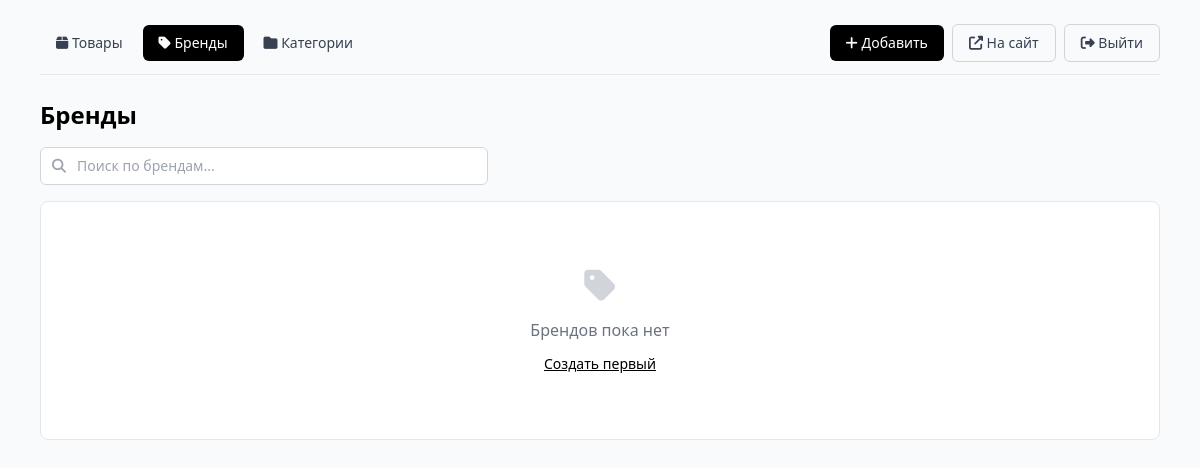
The page /admin/brands (signed in) on the database as committed earlier.
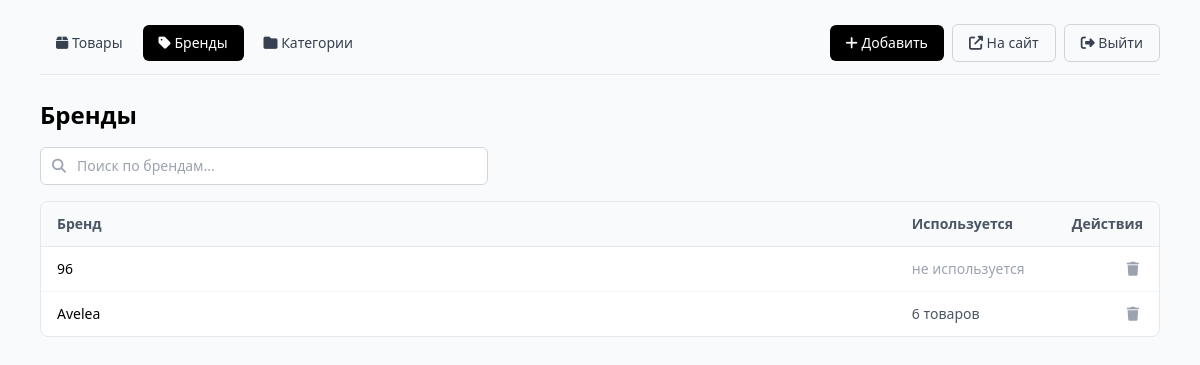
The same page on the database as committed later.
### app/models.py (models this page shows)
class Brand(Base):
    __tablename__ = "brands"
    id = Column(Integer, primary_key=True, index=True)
    name = Column(String(100), unique=True, nullable=False, index=True)

### app/main.py (the view)
@app.get("/admin/brands", response_class=HTMLResponse)
async def admin_brands(request: Request, db: Session = Depends(get_db), _: bool = Depends(require_admin)):
    brands = db.query(Brand).order_by(Brand.name).all()
    counts = {}
    for (b,) in db.query(Product.brand).all():
        if b:
            counts[b] = counts.get(b, 0) + 1
    return admin_templates.TemplateResponse("brands.html", {
        "request": request,
        "brands": brands,
        "counts": counts,
    })

### app/templates/admin/brands.html (shortened to what this page needs)
{% extends "base.html" %}
{% block admin_action %}
<button type="button" onclick="openCreateDialog()"
        class="bg-black text-white px-4 py-2 rounded-md hover:opacity-90 text-sm">
    <i class="fas fa-plus"></i> Добавить
</button>
{% endblock %}
{% block admin_content %}
<h1 class="text-2xl font-semibold mb-4">Бренды</h1>
<div class="relative mb-4 max-w-md">
    <i class="fas fa-search absolute left-3 top-1/2 -translate-y-1/2 text-gray-400 text-sm"></i>
    <input type="search" id="search-input" placeholder="Поиск по брендам..."
           autocomplete="off"
           oninput="filterRows()"
           class="w-full border border-gray-300 rounded-md pl-9 pr-3 py-2 text-sm focus:outline-none focus:ring-2 focus:ring-black">
</div>
{% if brands %}
<div class="bg-white border border-gray-200 rounded-lg overflow-hidden">
    <table class="w-full text-sm">
        <thead class="bg-gray-50 border-b border-gray-200 text-left text-gray-600">
            <tr>
                <th class="px-4 py-3">Бренд</th>
                <th class="px-4 py-3 w-40">Используется</th>
                <th class="px-4 py-3 w-24 text-right">Действия</th>
            </tr>
        </thead>
        <tbody>
            {% for b in brands %}
            <tr class="border-b border-gray-100 last:border-0 hover:bg-gray-50 row-item"
                data-name="{{ b.name|lower }}">
                <td class="px-4 py-2 font-medium">{{ b.name }}</td>
                <td class="px-4 py-2 text-gray-600">
                    {% set n = counts.get(b.name, 0) %}
                    {% if n %}
                        {{ n }} {{ "товар" if n == 1 else ("товара" if n < 5 else "товаров") }}
                    {% else %}
                        <span class="text-gray-400">не используется</span>
                    {% endif %}
                </td>
                <td class="px-4 py-2 text-right">
                    <form method="post" action="/admin/brands/{{ b.id }}/delete"
                          onsubmit="return confirm('Удалить бренд «{{ b.name }}»? У всех товаров бренд станет пустым.');"
                          class="inline">
                        <button type="submit"
                                class="text-gray-400 hover:text-red-500 p-1" title="Удалить">
                            <i class="fas fa-trash"></i>
                        </button>
                    </form>
                </td>
            </tr>
            {% endfor %}
        </tbody>
    </table>
</div>
{% else %}
<div class="text-center py-16 bg-white border border-gray-200 rounded-lg">
    <i class="fas fa-tag text-4xl text-gray-300 mb-3"></i>
    <p class="text-gray-500">Брендов пока нет</p>
    <button type="button" onclick="openCreateDialog()"
            class="inline-block mt-3 text-sm text-black underline">Создать первый</button>
</div>
{% endif %}
{% endblock %}

### app/templates/admin/base.html (shortened to what this page needs)
<!DOCTYPE html>
<html lang="ru">
<head>
    <script src="https://cdn.tailwindcss.com"></script>
    <link rel="stylesheet" href="https://cdnjs.cloudflare.com/ajax/libs/font-awesome/6.7.1/css/all.min.css">
    <link rel="stylesheet" href="/static/css/admin.css">
</head>
<body class="bg-gray-50">
    <div class="container mx-auto px-4 max-w-6xl py-6">
        {% set path = request.url.path %}
        <nav class="mb-6 border-b border-gray-200">
            <div class="flex flex-wrap items-center justify-between gap-3 pb-3">
                <div class="flex flex-wrap items-center gap-1">
                    <a href="/admin/products"
                       class="px-4 py-2 rounded-md text-sm font-medium transition
                              {% if path.startswith('/admin/products') %}bg-black text-white{% else %}text-gray-700 hover:bg-gray-100{% endif %}">
                        <i class="fas fa-box"></i> Товары
                    </a>
                    <a href="/admin/brands"
                       class="px-4 py-2 rounded-md text-sm font-medium transition
                              {% if path.startswith('/admin/brands') %}bg-black text-white{% else %}text-gray-700 hover:bg-gray-100{% endif %}">
                        <i class="fas fa-tag"></i> Бренды
                    </a>
                    <a href="/admin/categories"
                       class="px-4 py-2 rounded-md text-sm font-medium transition
                              {% if path.startswith('/admin/categories') %}bg-black text-white{% else %}text-gray-700 hover:bg-gray-100{% endif %}">
                        <i class="fas fa-folder"></i> Категории
                    </a>
                </div>
                <div class="flex flex-wrap items-center gap-2">
                    {% block admin_action %}{% endblock %}
                    <a href="/" target="_blank"
                       class="border border-gray-300 px-4 py-2 rounded-md hover:bg-gray-50 text-sm text-gray-700">
                        <i class="fas fa-external-link-alt"></i> На сайт
                    </a>
                    <a href="/admin/logout"
                       class="border border-gray-300 px-4 py-2 rounded-md hover:bg-gray-50 text-sm text-gray-700">
                        <i class="fas fa-sign-out-alt"></i> Выйти
                    </a>
                </div>
            </div>
        </nav>
        {% block admin_content %}{% endblock %}
    </div>
</body>
</html>

Rows that differ between the two databases and show on the page:
added Brand: name "96", shows "не используется"
added Brand: name "Avelea", n "6", value "товаров"
Other text that changed with them:
text no longer shown: "Брендов пока нет Создать первый"
text now shown: "Бренд Используется Действия"
